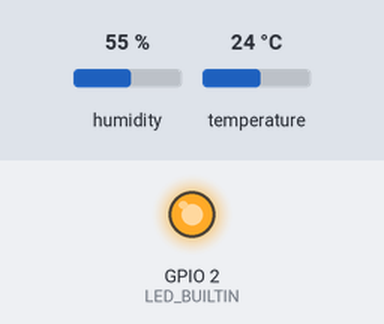
This sketch was run on a simulated ESP32. On the bench: output pins drawn as LEDs (lit = HIGH). Inputs (shaded band) come from the test bench; at power-on: humidity 55 %, temperature 24 °C. WiFi joins after 1.5 s; servers stay silent unless stated; EEPROM starts erased; what the sketch prints to the serial monitor is not drawn.

Above: at 1.83 s.
At 9.3 s:
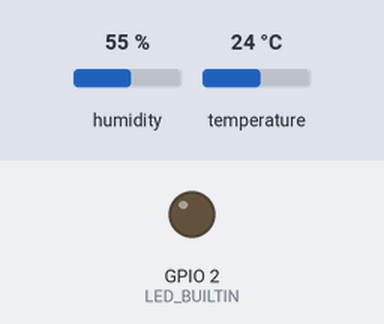
Timing chart, 0 to 21.0 s (numbered marks = the images above):
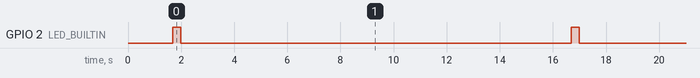

The sketch:

main.ino
```cpp
#define LED_BUILTIN 2
/*--------------------*/
#include "DHT.h"
#define DHT11PIN 3
DHT dht(DHT11PIN, DHT11);
/*--------------------*/
#include <Arduino.h>
#include <WiFi.h>
#include <FirebaseESP32.h>
// Provide the token generation process info.
#include <addons/TokenHelper.h>
// Provide the RTDB payload printing info and other helper functions.
#include <addons/RTDBHelper.h>

// Adding the module of storing data to the NVM (Non volatile memory)
#include <Preferences.h>
Preferences preferences;


/* 1. Define the WiFi credentials */
const char* wifiSSIDs[] = {"B311_EB82", "S23_Ultra", "others"}; // Add your SSIDs here
const char* wifiPasswords[] = {"GL47B9LhDHA", "1234567890", "others"}; // Add the corresponding passwords here

int numberOfNetworks = sizeof(wifiSSIDs) / sizeof(wifiSSIDs[0]);
int currentNetworkIndex = 0;

// For the following credentials, see examples/Authentications/SignInAsUser/EmailPassword/EmailPassword.ino
#define API_KEY "AIzaSyD8k14N4dcioXCrVIOdyJQS2_TBAnp9FD8"
#define DATABASE_URL "https://esp32-895b5-default-rtdb.firebaseio.com/"
#define USER_EMAIL "hamada.hamad.n1663@gmail.com"
#define USER_PASSWORD "001002003"

// Define Firebase Data object
FirebaseData fbdo;
FirebaseAuth auth;
FirebaseConfig config;

unsigned long sendDataPrevMillis = 0; // Ensuring the time and delays
unsigned long counter; // For swapping purposes with real counter

void connectToWiFi() {
  Serial.println("Connecting to WiFi...");
  bool connected = false;
  for (int i = 0; i < numberOfNetworks; i++) {
    WiFi.begin(wifiSSIDs[currentNetworkIndex], wifiPasswords[currentNetworkIndex]);
    Serial.print("Attempting to connect to ");
    Serial.print(wifiSSIDs[currentNetworkIndex]);
    Serial.println("...");

    // Try to connect for a maximum of 10 seconds
    int attempts = 10;
    while (WiFi.status() != WL_CONNECTED && attempts > 0) {
      delay(300);
      Serial.print(".");
      attempts--;
    }
    if (WiFi.status() == WL_CONNECTED) {
      connected = true;
      Serial.println("\nWiFi connected.");
      Serial.print("IP address: ");
      Serial.println(WiFi.localIP());
      break;
    } else {
      Serial.println("\nConnection failed.");
      currentNetworkIndex = (currentNetworkIndex + 1) % numberOfNetworks;
    }
  }

  if (!connected) {
    Serial.println("Failed to connect to WiFi. Please check your credentials");
    connectToWiFi(); // Recursion
  }
}


void setup()
{

  Serial.begin(115200);
  /* Start the DHT11 Sensor */
  dht.begin();
  connectToWiFi();
  pinMode(LED_BUILTIN, OUTPUT);

  Serial.printf("Firebase Client v%s\n\n", FIREBASE_CLIENT_VERSION);

  preferences.begin("my-app",false); //Read write mode ("my-app" storage space)
  unsigned long count = preferences.getUInt("count",0);
  counter = count;
  Serial.print("Counter will start from: ");
  Serial.print(count);
  Serial.print("\n...");


  /* Assign the credentials (required) */
  config.api_key = API_KEY;
  auth.user.email = USER_EMAIL;
  auth.user.password = USER_PASSWORD;
  config.database_url = DATABASE_URL;
  /* Assign the callback function for the long running token generation task */
  config.token_status_callback = tokenStatusCallback; // see addons/TokenHelper.h
  // Comment or pass false value when WiFi reconnection will control by your code or third party library e.g. WiFiManager
  Firebase.reconnectNetwork(true);
  // Since v4.4.x, BearSSL engine was used, the SSL buffer need to be set.
  // Large data transmission may require larger RX buffer, otherwise connection issue or data read time out can be occurred.
  fbdo.setBSSLBufferSize(4096 /* Rx buffer size in bytes from 512 - 16384 */, 1024 /* Tx buffer size in bytes from 512 - 16384 */);

  Firebase.begin(&config, &auth);
  Firebase.setDoubleDigits(5);

  //Setting up the preferences

}
void loop() {
  if (WiFi.status() != WL_CONNECTED) {
    Serial.println("WiFi connection lost. Reconnecting...");
    connectToWiFi();
  }

  if (Firebase.ready() && (millis() - sendDataPrevMillis > 15000 || sendDataPrevMillis == 0)) {
    sendDataPrevMillis = millis();
    float humi = dht.readHumidity();
    float temp = dht.readTemperature()*10;
    // Prepare the JSON object with the reading and timestamp
    FirebaseJson json;
    Serial.println(counter);
    String path = "/temp-humi/" + String(counter); // Unique path for each reading 'counter for swapping purposes'
    Serial.println("CURRENT DIR IS ................");
    Serial.println(path);
    json.set("value", counter); // The actual reading
    json.set("Temperature", temp); // The actual reading (from sensor)
    json.set("Humidity", humi);
    json.set("timestamp/.sv", "timestamp"); // Firebase server-side timestamp
    // Send the reading and its timestamp to Firebase
    if (Firebase.set(fbdo, path, json)) {
      Serial.println("Reading and timestamp sent successfully.");
      digitalWrite(LED_BUILTIN,HIGH);
      counter++; // Increment the count (reading value) for the next loop iteration
      preferences.putUInt("count",counter); // Storing the value inside ROM
    } else {
      Serial.println("Failed to send reading and timestamp: " + fbdo.errorReason());
    }
    delay(300); // Small delay before the next loop iteration
    digitalWrite(LED_BUILTIN,LOW);

  }
  // Assuming fbdo is your Firebase Data object and Firebase is properly initialized
}
```

Measured:
- by itself, GPIO 2 (LED_BUILTIN): alternates HIGH for 0.30 s and LOW for 14.7 s
